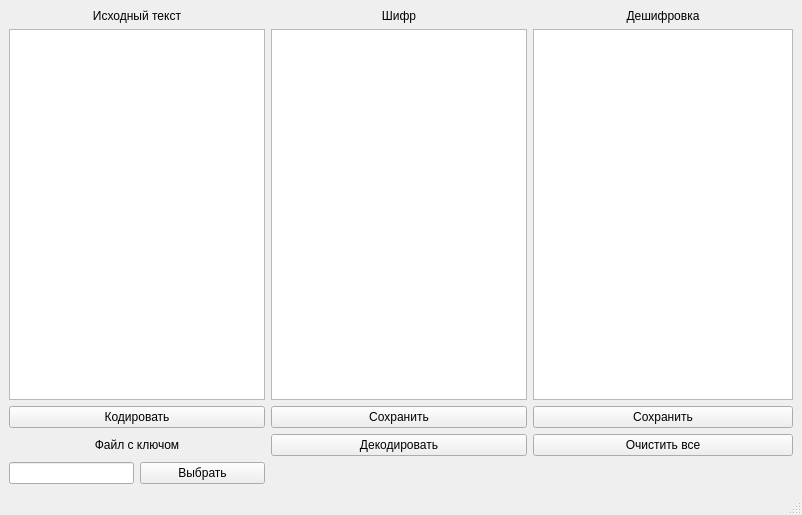
<?xml version="1.0" encoding="UTF-8"?>
<ui version="4.0">
 <class>MainShifratorWindow</class>
 <widget class="QMainWindow" name="MainShifratorWindow">
  <property name="geometry">
   <rect>
    <x>0</x>
    <y>0</y>
    <width>802</width>
    <height>515</height>
   </rect>
  </property>
  <property name="windowTitle">
   <string>Шифратор методом &quot;Блокнот&quot;</string>
  </property>
  <widget class="QWidget" name="centralwidget">
   <layout class="QVBoxLayout" name="verticalLayout">
    <item>
     <layout class="QGridLayout" name="gridLayout" columnstretch="0,0,0,0,0,0,0">
      <item row="4" column="0" colspan="2">
       <widget class="QLineEdit" name="leKeyFileName">
        <property name="sizePolicy">
         <sizepolicy hsizetype="Preferred" vsizetype="Fixed">
          <horstretch>0</horstretch>
          <verstretch>0</verstretch>
         </sizepolicy>
        </property>
        <property name="readOnly">
         <bool>true</bool>
        </property>
       </widget>
      </item>
      <item row="1" column="0" colspan="4">
       <widget class="QTextEdit" name="teSourceText">
        <property name="sizePolicy">
         <sizepolicy hsizetype="Minimum" vsizetype="Expanding">
          <horstretch>0</horstretch>
          <verstretch>0</verstretch>
         </sizepolicy>
        </property>
        <property name="acceptRichText">
         <bool>false</bool>
        </property>
       </widget>
      </item>
      <item row="1" column="4" colspan="2">
       <widget class="QTextEdit" name="teEncodedText">
        <property name="sizePolicy">
         <sizepolicy hsizetype="Minimum" vsizetype="Expanding">
          <horstretch>0</horstretch>
          <verstretch>0</verstretch>
         </sizepolicy>
        </property>
        <property name="readOnly">
         <bool>false</bool>
        </property>
        <property name="acceptRichText">
         <bool>false</bool>
        </property>
       </widget>
      </item>
      <item row="2" column="0" colspan="4">
       <widget class="QPushButton" name="pbEncode">
        <property name="sizePolicy">
         <sizepolicy hsizetype="Minimum" vsizetype="Fixed">
          <horstretch>0</horstretch>
          <verstretch>0</verstretch>
         </sizepolicy>
        </property>
        <property name="text">
         <string>Кодировать</string>
        </property>
       </widget>
      </item>
      <item row="0" column="0" colspan="4">
       <widget class="QLabel" name="label">
        <property name="text">
         <string>Исходный текст</string>
        </property>
        <property name="scaledContents">
         <bool>false</bool>
        </property>
        <property name="alignment">
         <set>Qt::AlignCenter</set>
        </property>
       </widget>
      </item>
      <item row="0" column="4" colspan="2">
       <widget class="QLabel" name="label_2">
        <property name="text">
         <string>Шифр</string>
        </property>
        <property name="alignment">
         <set>Qt::AlignCenter</set>
        </property>
       </widget>
      </item>
      <item row="3" column="6">
       <widget class="QPushButton" name="pbClean">
        <property name="text">
         <string>Очистить все</string>
        </property>
       </widget>
      </item>
      <item row="3" column="4" colspan="2">
       <widget class="QPushButton" name="pbDecode">
        <property name="sizePolicy">
         <sizepolicy hsizetype="Minimum" vsizetype="Fixed">
          <horstretch>0</horstretch>
          <verstretch>0</verstretch>
         </sizepolicy>
        </property>
        <property name="text">
         <string>Декодировать</string>
        </property>
       </widget>
      </item>
      <item row="0" column="6">
       <widget class="QLabel" name="label_4">
        <property name="text">
         <string>Дешифровка</string>
        </property>
        <property name="alignment">
         <set>Qt::AlignCenter</set>
        </property>
       </widget>
      </item>
      <item row="1" column="6">
       <widget class="QTextEdit" name="teDecodedText">
        <property name="readOnly">
         <bool>true</bool>
        </property>
        <property name="acceptRichText">
         <bool>false</bool>
        </property>
       </widget>
      </item>
      <item row="2" column="4" colspan="2">
       <widget class="QPushButton" name="pbSaveEncoded">
        <property name="sizePolicy">
         <sizepolicy hsizetype="Minimum" vsizetype="Fixed">
          <horstretch>0</horstretch>
          <verstretch>0</verstretch>
         </sizepolicy>
        </property>
        <property name="text">
         <string>Сохранить</string>
        </property>
       </widget>
      </item>
      <item row="2" column="6">
       <widget class="QPushButton" name="pbSaveDecoded">
        <property name="sizePolicy">
         <sizepolicy hsizetype="Minimum" vsizetype="Fixed">
          <horstretch>0</horstretch>
          <verstretch>0</verstretch>
         </sizepolicy>
        </property>
        <property name="text">
         <string>Сохранить</string>
        </property>
       </widget>
      </item>
      <item row="4" column="2" colspan="2">
       <widget class="QPushButton" name="pbChooseKey">
        <property name="sizePolicy">
         <sizepolicy hsizetype="Minimum" vsizetype="Fixed">
          <horstretch>0</horstretch>
          <verstretch>0</verstretch>
         </sizepolicy>
        </property>
        <property name="text">
         <string>Выбрать</string>
        </property>
       </widget>
      </item>
      <item row="3" column="0" colspan="4">
       <widget class="QLabel" name="label_3">
        <property name="sizePolicy">
         <sizepolicy hsizetype="Minimum" vsizetype="Preferred">
          <horstretch>0</horstretch>
          <verstretch>0</verstretch>
         </sizepolicy>
        </property>
        <property name="text">
         <string>Файл с ключом</string>
        </property>
        <property name="alignment">
         <set>Qt::AlignCenter</set>
        </property>
       </widget>
      </item>
     </layout>
    </item>
   </layout>
  </widget>
  <widget class="QStatusBar" name="statusbar"/>
 </widget>
 <resources/>
 <connections/>
</ui>
